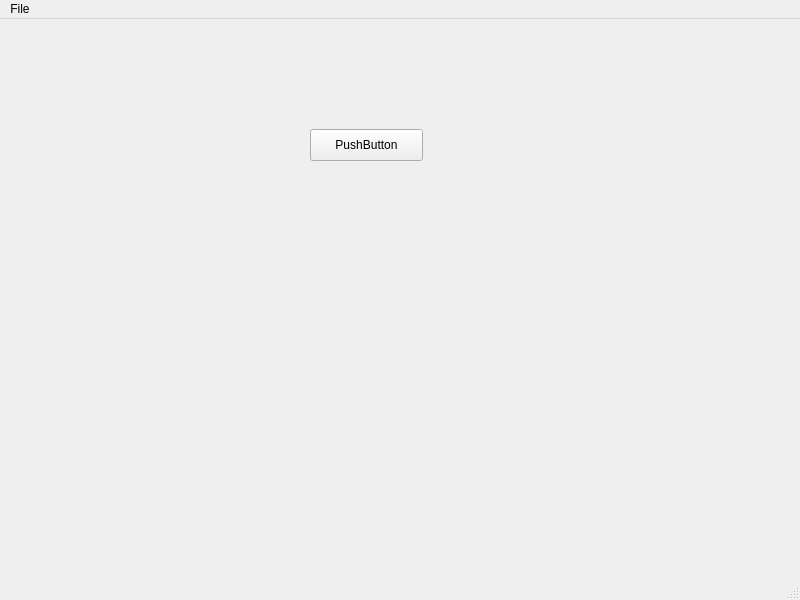
<?xml version="1.0" encoding="UTF-8"?>
<ui version="4.0">
 <class>MainWindow</class>
 <widget class="QMainWindow" name="MainWindow">
  <property name="geometry">
   <rect>
    <x>0</x>
    <y>0</y>
    <width>800</width>
    <height>600</height>
   </rect>
  </property>
  <property name="windowTitle">
   <string>PyQtier Main Window</string>
  </property>
  <widget class="QWidget" name="centralwidget">
   <widget class="QPushButton" name="bt1">
    <property name="geometry">
     <rect>
      <x>310</x>
      <y>110</y>
      <width>113</width>
      <height>32</height>
     </rect>
    </property>
    <property name="text">
     <string>PushButton</string>
    </property>
   </widget>
  </widget>
  <widget class="QMenuBar" name="menubar">
   <property name="geometry">
    <rect>
     <x>0</x>
     <y>0</y>
     <width>800</width>
     <height>24</height>
    </rect>
   </property>
   <widget class="QMenu" name="menuFile">
    <property name="title">
     <string>File</string>
    </property>
    <addaction name="actionSettings"/>
    <addaction name="separator"/>
    <addaction name="actionQuit"/>
   </widget>
   <addaction name="menuFile"/>
  </widget>
  <widget class="QStatusBar" name="statusbar"/>
  <action name="actionSettings">
   <property name="text">
    <string>Settings</string>
   </property>
  </action>
  <action name="actionQuit">
   <property name="text">
    <string>Quit</string>
   </property>
   <property name="shortcut">
    <string>Ctrl+Q</string>
   </property>
  </action>
 </widget>
 <resources/>
 <connections/>
</ui>
